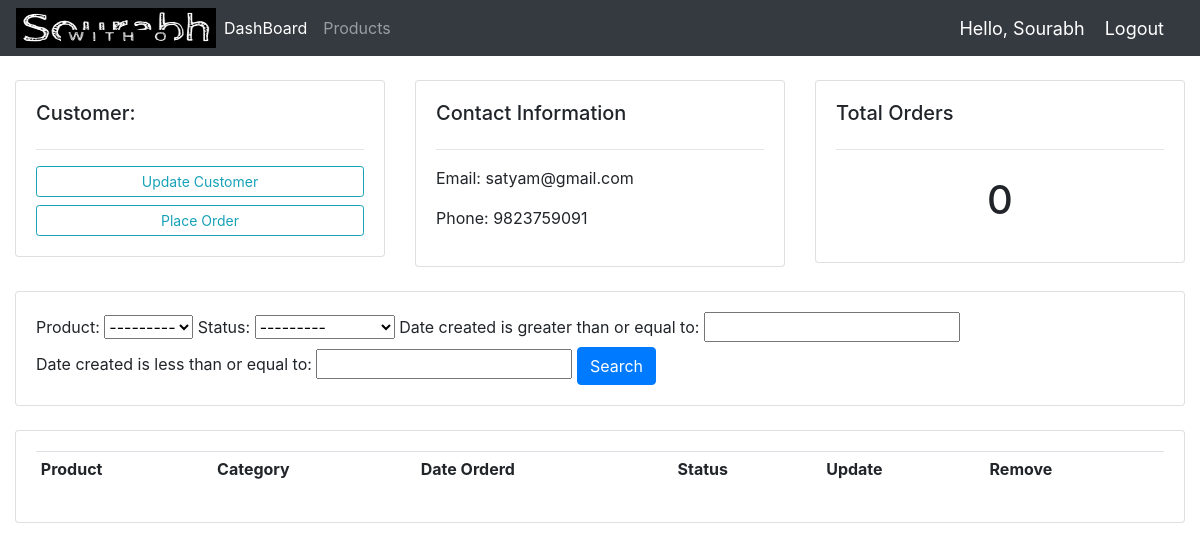
The app's page /customer/1 (signed in), older data.
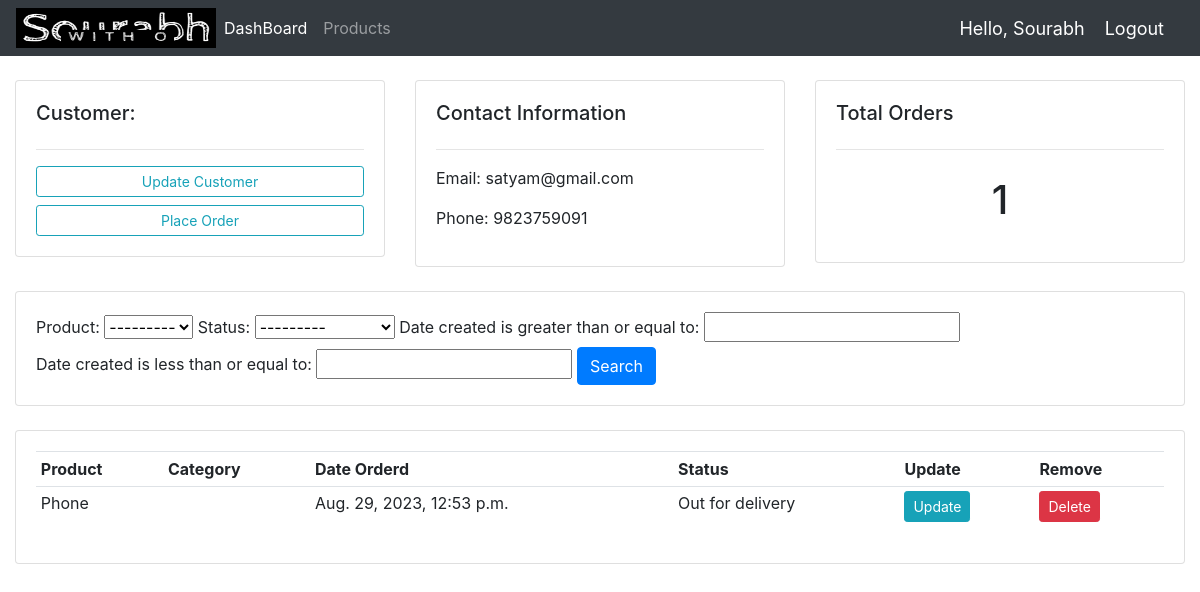
The same page, newer data.
### accounts/models.py (models this page shows, shortened)
class Order(models.Model):
    STATUS=(
        ('Pending','Pending'),
        ('Out for delivery','Out for delivery'),
        ('Delivered','Delivered'),
    )
    customer=models.ForeignKey(Customer,null=True,on_delete=models.CASCADE)
    product=models.ForeignKey(Product,null=True,on_delete=models.CASCADE)
    date_created=models.DateTimeField(auto_now_add=True,null=True)
    status=models.CharField(max_length=200,null=True,choices=STATUS)

class Product(models.Model):
    name=models.CharField(max_length=200,null=True)
    price=models.FloatField(null=True)
    description=models.CharField(max_length=200,null=True,blank=True)
    date_added=models.DateTimeField(auto_now_add=True,null=True)
    def __str__(self):
        return self.name

### accounts/decorators.py (the view)
		def wrapper_func(request, *args, **kwargs):
			group = None
			if request.user.groups.exists():
				group = request.user.groups.all()[0].name
			if group in allowed_roles:
				return view_func(request, *args, **kwargs)
			else:
				return HttpResponse('You are not authorized to view this page')

### accounts/views.py (called while the page is built)
@login_required(login_url='login')
@allowed_users(allowed_roles=['admin'])
def customer(request, pk):
	customer = Customer.objects.get(id=pk)
	orders = customer.order_set.all()
	order_count = orders.count()
	myFilter = OrderFilter(request.GET, queryset=orders)
	orders = myFilter.qs
	context = {'customer':customer, 'orders':orders, 'order_count':order_count,
	'myFilter':myFilter}
	return render(request, 'accounts/customer.html',context)

### accounts/templates/accounts/customer.html
{%  extends 'accounts/main.html' %}
{% block content %}
	<br>
<div class="row">
	<div class="col-md">
		<div class="card card-body">
			<h5>Customer:</h5>
			<hr>
			<a class="btn btn-outline-info  btn-sm btn-block" href="{% url 'update_customer' customer.id %}">Update Customer</a>
			<a class="btn btn-outline-info  btn-sm btn-block" href="{% url 'create_order' customer.id %}">Place Order</a>
		</div>
	</div>
	<div class="col-md">
		<div class="card card-body">
			<h5>Contact Information</h5>
			<hr>
			<p>Email: {{customer.email}}</p>
			<p>Phone: {{customer.phone}}</p>
		</div>
	</div>
	<div class="col-md">
		<div class="card card-body">
			<h5>Total Orders</h5>
			<hr>
			<h1 style="text-align: center;padding: 10px">{{order_count}}</h1>
		</div>
	</div>
</div>
<br>
<div class="row">
	<div class="col">
		<div class="card card-body">
			<form method="get">
				{{myFilter.form}}
		    <button class="btn btn-primary" type="submit">Search</button>
		  </form>
		</div>
	</div>
</div>
<br>
<div class="row">
	<div class="col-md">
		<div class="card card-body">
			<table class="table table-sm">
				<tr>
					<th>Product</th>
					<th>Category</th>
					<th>Date Orderd</th>
					<th>Status</th>
					<th>Update</th>
					<th>Remove</th>
				</tr>
				{% for order in orders %}
				<tr>
					<td>{{order.product}}</td>
					<td>{{order.product.category}}</td>
					<td>{{order.date_created}}</td>
					<td>{{order.status}}</td>
					<td><a class="btn btn-sm btn-info" href="{% url 'update_order' order.id %}">Update</a></td>
					<td><a class="btn btn-sm btn-danger" href="{% url 'delete_order' order.id %}">Delete</a></td>
				</tr>
				{% endfor %}
			</table>
		</div>
	</div>
</div>
{% endblock %}

Row changes from the older to the newer data that the page shows:
added Order: product "Phone", date_created "Aug. 29, 2023, 12:53 p.m.", status "Out for delivery"
Text that changed along with them:
{{ order_count }}: "0" → "1"
